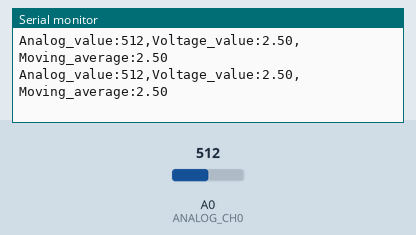
Simulated run of this sketch. Board: Arduino Uno, built with avr-gcc and run on an emulated ATmega328P. Shown: the last lines printed to the serial monitor. The inputs (shaded band) are chosen by the test bench; at power-on: A0 (ANALOG_CH0) = 512.

Above: at 1.2 s.
1.3 s: A0 (ANALOG_CH0) set to 110
At 1.32 s:
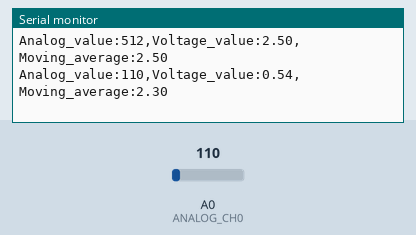
4.3 s: A0 (ANALOG_CH0) set to 94
At 4.37 s:
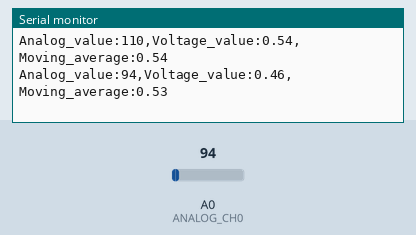
Timing chart, 0 to 7.3 s (numbered marks = the images above; inputs shaded):
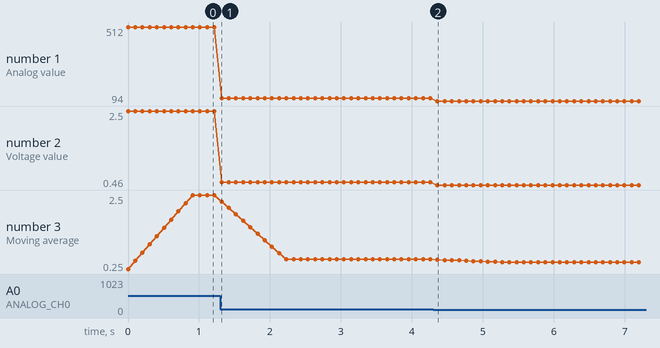

Measured:
- after the input at 1.3 s, the serial monitor: prints a new line at once (image 1)
- after the input at 4.3 s, the serial monitor: prints a new line after 0.06 s (image 2)
- plotted number 1: 512 → 110 after the input at 1.3 s, 110 → 94 after the input at 4.3 s
- plotted number 2: 2.5 → 0.54 after the input at 1.3 s, 0.54 → 0.46 after the input at 4.3 s
- plotted number 3: 2.5 → 0.54 after the input at 1.3 s, 0.54 → 0.46 after the input at 4.3 s

The sketch:

test_ics712.ino
```cpp
#define ANALOG_CH0 A0
const int numReadings = 10; // Number of readings for moving average
float readings[numReadings]; // Array to store readings
int readIndex = 0; // Current index in the array
float total = 0; // Sum of readings
float movingAverage = 0; // Moving average

void setup() {
    Serial.begin(9600); // Initialize serial communication
    for (int i = 0; i < numReadings; i++) {
        readings[i] = 0; // Initialize readings array
    }
}


void loop() {
    // Read the analog input
    int adc_value = analogRead(ANALOG_CH0);
    Serial.print("Analog_value:");
    Serial.print(adc_value);
    Serial.print(",");

    float analogValue = (float) adc_value * 5.0 / 1024.0; // Convert to voltage

    // Update the total by subtracting the oldest reading
    total -= readings[readIndex];

    // Store the new reading in the array
    readings[readIndex] = analogValue;

    // Add the new reading to the total
    total += analogValue;

    // Advance to the next index
    readIndex = (readIndex + 1) % numReadings;

    // Calculate the moving average
    movingAverage = total / numReadings;

    // Print the current reading and moving average
    Serial.print("Voltage_value:");
    Serial.print(analogValue);
    Serial.print(",");
    Serial.print("Moving_average:");
    Serial.println(movingAverage);

    delay(100); // Delay for stability
}
```
